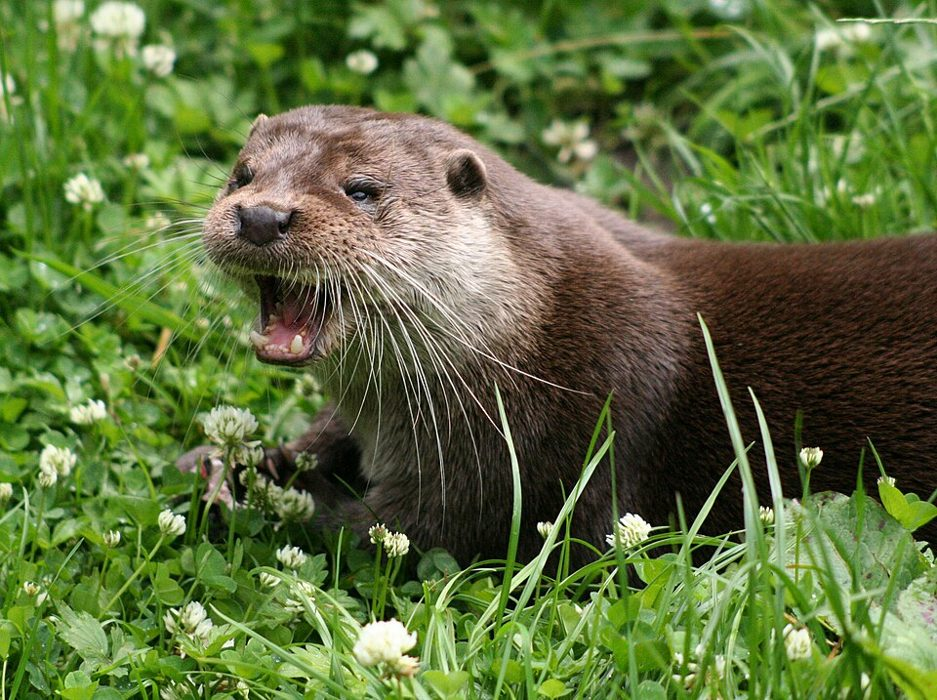
#> input picture assets/bilder/fischotter_farbe.jpg, 937 x 700 px
$ python -i build_lernapp.py   (imports and definitions only)
#> lines starting #> are read from the running program, lines starting #| are printed output that depends on the picture
#!/usr/bin/env python3
"""Erzeugt die Lern-App fürs Smartphone (lernapp/) aus inhalt/*.json.

Eine HTML-Datei mit allen Inhalten, Schrift und Bildern (offline nutzbar),
dazu Manifest, Service Worker und Icons für „Zum Startbildschirm“.
Merkkarten (Input/Merkblatt), Strategiekarten, Checkliste K1–K6, Wörterhilfe,
Lernweg-Blätter und Interviews kommen aus den bestehenden Inhaltsdateien;
app-eigene Texte und Übungen aus inhalt/lernapp.json.

Prüft vor dem Schreiben: Sperrliste (Probearbeit, Klassenarbeiten,
Gelingensnachweise, Kiosk-Lösungen zu Blatt 1–9 dürfen nicht vorkommen) und
Stimmigkeit der Übungen. Danach Browsertest bei 390 × 844 (Playwright):
kein seitliches Scrollen, Tippflächen, keine Netzanfragen, jede Übung lösbar,
offline nach dem ersten Laden.

Aufruf: python tools/build_lernapp.py           (erzeugen und prüfen)
        python tools/build_lernapp.py --ohne-test
"""
import base64
import hashlib
import io
import json
import re
import sys
from datetime import date
from pathlib import Path

ROOT = Path(__file__).resolve().parent.parent
OUT = ROOT / "lernapp"
VORLAGE = ROOT / "tools" / "vorlagen" / "lernapp_vorlage.html"
MARK = re.compile(r"\[\[([^|\]]+)\|([^\]]+)\]\]")
BEISPIELE = {"angola-giraffe": "training_giraffe.json"}


def j(name):
    return json.loads((ROOT / "inhalt" / name).read_text(encoding="utf-8"))


def b64(data: bytes) -> str:
    return base64.b64encode(data).decode("ascii")


# [248 lines left out: functions font_css, bilder, daten, pruefe_inhalt, not called in this run]


# ------------------------------------------------------------------ Ausgabe
MANIFEST = {
    "name": "Zootiere",
    "short_name": "Zootiere",
    "description": "Lernbegleiter zur Deutsch-Reihe Zootiere, Jahrgang 5",
    "lang": "de",
    "start_url": "./",
    "scope": "./",
    "display": "standalone",
    "orientation": "portrait",
    "background_color": "#F5F4F1",
    "theme_color": "#2C3D4C",
    "icons": [
        {"src": "icon-192.png", "sizes": "192x192", "type": "image/png"},
        {"src": "icon-512.png", "sizes": "512x512", "type": "image/png"},
        {"src": "icon-512.png", "sizes": "512x512", "type": "image/png", "purpose": "maskable"},
    ],
}

SW = """/* Service Worker der Lern-App: speichert die App für die Offline-Nutzung. */
const CACHE = "zootiere-lernapp-%s";
const FILES = ["./", "./index.html", "./manifest.webmanifest", "./icon-192.png", "./icon-512.png"];
self.addEventListener("install", e => { e.waitUntil(caches.open(CACHE).then(c => c.addAll(FILES)).then(() => self.skipWaiting())); });
self.addEventListener("activate", e => { e.waitUntil(caches.keys().then(ks => Promise.all(ks.filter(k => k !== CACHE).map(k => caches.delete(k)))).then(() => self.clients.claim())); });
self.addEventListener("fetch", e => {
  if (e.request.method !== "GET") return;
  const url = new URL(e.request.url);
  if (url.origin !== location.origin) return;
  if (e.request.mode === "navigate") {
    e.respondWith(fetch(e.request).then(r => { const copy = r.clone(); caches.open(CACHE).then(c => c.put("./index.html", copy)); return r; }).catch(() => caches.match("./index.html")));
    return;
  }
  e.respondWith(caches.match(e.request).then(r => r || fetch(e.request)));
});
"""

ICON_HTML = """<!doctype html><html><head><style>%s
html,body{margin:0}
.i{width:512px;height:512px;background:#2C3D4C;display:flex;flex-direction:column;align-items:center;justify-content:center;font-family:Andika;color:#fff}
.i b{font-size:150px;line-height:1;letter-spacing:-2px}
.i span{display:block;width:220px;height:22px;border-radius:11px;background:#D97A4A;margin-top:34px}
.i em{font-style:normal;font-size:54px;margin-top:26px;color:#D0DCE6}
</style></head><body><div class="i"><b>Zoo</b><span></span><em>Deutsch 5</em></div></body></html>"""


# [29 lines left out: functions icons, schreiben, not called in this run]


# ------------------------------------------------------------------ Browsertest
def browsertest(data: dict, shots: Path | None = None):
    import http.server
    import socketserver
    import threading
    from functools import partial
    from playwright.sync_api import sync_playwright

    handler = partial(http.server.SimpleHTTPRequestHandler, directory=str(OUT))
    http.server.SimpleHTTPRequestHandler.log_message = lambda *a: None
    srv = socketserver.TCPServer(("127.0.0.1", 0), handler)
    port = srv.server_address[1]
    threading.Thread(target=srv.serve_forever, daemon=True).start()
    base = f"http://127.0.0.1:{port}/"
    fehler, fremd = [], []

    def shot(pg, name):
        if shots:
            pg.screenshot(path=str(shots / f"{name}.png"), full_page=True)

    # [11 lines left out: function overflow, not called in this run]

    with sync_playwright() as pw:
        br = pw.chromium.launch()
        ctx = br.new_context(viewport={"width": 390, "height": 844}, device_scale_factor=2, is_mobile=True, has_touch=True, locale="de-DE")
        ctx.on("request", lambda r: fremd.append(r.url) if not r.url.startswith(base) and not r.url.startswith("data:") else None)
        pg = ctx.new_page()
        errs = []
        pg.on("pageerror", lambda e: errs.append(str(e)))
        pg.goto(base)  # erster Aufruf: Hinweis wird ausdrücklich geprüft
        pg.locator("#popup").wait_for(state="visible", timeout=3000)
        if "Schultasche" not in pg.inner_text("#popup"):
            fehler.append("Hinweis beim Öffnen: Text fehlt")
        shot(pg, "popup")
        pg.locator("#popOk").click()
        # Rückkehr aus dem Hintergrund nach mehr als 5 Minuten: Hinweis erscheint erneut
        pg.evaluate("""() => { const real = Date.now; Object.defineProperty(document, 'hidden', {configurable: true, get: () => true});
            document.dispatchEvent(new Event('visibilitychange'));
            Date.now = () => real() + 6 * 60 * 1000;
            Object.defineProperty(document, 'hidden', {configurable: true, get: () => false});
            document.dispatchEvent(new Event('visibilitychange')); Date.now = real; }""")
        if not pg.locator("#popup").is_visible():
            fehler.append("Hinweis erscheint nach Rückkehr aus dem Hintergrund nicht")
        else:
            pg.locator("#popOk").click()
        pg.evaluate("navigator.serviceWorker.ready")
        pg.wait_for_timeout(300)

        # Tabs
        for tab in ["weg", "wissen/e1", "wissen/e2", "wissen/e3", "wissen/strategien", "wissen/pruefen", "wissen/woerter", "ueben", "raetsel", "raetsel/silben", "raetsel/memory", "raetsel/suchsel", "raetsel/werbinich", "zuhause", "info"]:
            geh(pg, base + "#/" + tab)
            pg.wait_for_timeout(120)
            overflow(pg, tab)
            shot(pg, "tab_" + tab.replace("/", "_"))
        # Merkkarte: Antwort aufdecken
        geh(pg, base + "#/wissen/e1")
        n = pg.locator("[data-reveal]").count()
        if n != sum(1 for a in data["wissen"]["etappen"][0]["abschnitte"] for b in a["bloecke"] if b[0] == "Gesicherte Antwort"):
            fehler.append("Wissen: Zahl der Antwort-Knöpfe stimmt nicht")
        pg.locator("[data-reveal]").first.click()
        # Lernweg: Haken setzen und behalten
        geh(pg, base + "#/weg")
        pg.locator("input[data-k]").first.check()
        pg.reload()
        weg_mit_hinweis(pg)
        pg.wait_for_timeout(200)
        if not pg.locator("input[data-k]").first.is_checked():
            fehler.append("Mein Weg: Haken wird nicht gespeichert")

        # Jede Übung durchspielen
        for u in data["uebungen"]:
            geh(pg, base + "#/ueben/" + u["id"])
            pg.wait_for_timeout(100)
            overflow(pg, u["id"])
            shot(pg, "ex_" + u["id"] + "_start")
            try:
                spiele(pg, u, data)
            except Exception as e:  # noqa: BLE001
                fehler.append(f"{u['id']}: nicht lösbar ({e})")
                continue
            if not pg.locator(".done-card").count():
                fehler.append(f"{u['id']}: Abschluss erscheint nicht")
            shot(pg, "ex_" + u["id"] + "_ende")

        # Einfache Fassung: per Link einschalten, Lernweg mit F-Blättern, Übungen kürzer
        geh(pg, base + "?einfach=1#/weg")
        if "Blatt 1F" not in pg.inner_text("main") or "Einfache Fassung" not in pg.inner_text("header"):
            fehler.append("Einfache Fassung: Lernweg ohne F-Blätter oder ohne Kennzeichnung")
        shot(pg, "einfach_weg")
        geh(pg, base + "#/wissen/e1")
        if not pg.locator("details.mehr").count():
            fehler.append("Einfache Fassung: Merkkarte F fehlt")
        shot(pg, "einfach_wissen")
        for u in data["uebungen"]:
            geh(pg, base + "#/ueben/" + u["id"])
            pg.wait_for_timeout(80)
            try:
                spiele(pg, u, data, einfach=True)
            except Exception as e:  # noqa: BLE001
                fehler.append(f"{u['id']} (einfach): nicht lösbar ({e})")
                continue
            if not pg.locator(".done-card").count():
                fehler.append(f"{u['id']} (einfach): Abschluss erscheint nicht")
            if u["id"] in ("e1-detektiv", "e1-quiz"):
                shot(pg, "einfach_" + u["id"])
        geh(pg, base + "?einfach=0#/info")
        if pg.locator("#einfach").is_checked():
            fehler.append("Einfache Fassung: ?einfach=0 schaltet nicht aus")

        # Rätsel lösen
        spiele_testen(pg, data, fehler, shot)
        geh(pg, base + "#/raetsel/buchstaben")
        for _ in range(2):
            hinweis = pg.locator(".card .label + div").first.inner_text()
            wort = next(w for w, h in data["raetsel"]["woerter"] if h.replace("*", "") == hinweis)
            for ch in wort.upper():
                pg.locator(f".letter:not([disabled]):text-is('{ch}')").first.click()
            if not pg.locator(".fb.ok").count():
                fehler.append(f"Rätsel {wort}: nicht lösbar")
            shot(pg, "raetsel_geloest")
            pg.locator("#next").click()

        # Elterninfo: alle Sprachen, Arabisch von rechts nach links, KI-Hinweis
        geh(pg, base + "#/info")
        for sp in data["elterninfo"]["sprachen"]:
            pg.locator(f"[data-lang='{sp['code']}']").click()
            box = pg.locator(".elterninfo")
            if box.get_attribute("lang") != sp["code"] or len(sp["absaetze"]) + bool(sp.get("hinweis_uebersetzung")) != box.locator("p").count():
                fehler.append(f"Elterninfo {sp['code']}: Text fehlt")
            if box.get_attribute("dir") != ("rtl" if sp.get("rtl") else "ltr"):
                fehler.append(f"Elterninfo {sp['code']}: Schreibrichtung falsch")
            overflow(pg, "info_" + sp["code"])
            shot(pg, "info_" + sp["code"])
        pg.reload()
        weg_mit_hinweis(pg)
        if pg.locator(".elterninfo").get_attribute("lang") != data["elterninfo"]["sprachen"][-1]["code"]:
            fehler.append("Elterninfo: Sprachwahl wird nicht gespeichert")

        # Zuhause: Plan speichern
        geh(pg, base + "#/zuhause")
        pg.fill("[data-pf=tier]", "Amsel")
        pg.reload()
        weg_mit_hinweis(pg)
        if pg.input_value("[data-pf=tier]") != "Amsel":
            fehler.append("Zuhause: Plan wird nicht gespeichert")

        # Offline nach erstem Laden
        ctx.set_offline(True)
        geh(pg, base + "#/wissen/e2")
        pg.wait_for_timeout(300)
        if "Sachlich" not in pg.inner_text("main"):
            fehler.append("Offline: App lädt nicht")
        ctx.set_offline(False)
        if errs:
            fehler += ["JS-Fehler: " + e for e in errs[:5]]
        br.close()
    srv.shutdown()
    if fremd:
        fehler.append("Netzanfragen nach außen: " + ", ".join(sorted(set(fremd))[:5]))
    if fehler:
        raise SystemExit("Lernapp – Browsertest fehlgeschlagen:\n  " + "\n  ".join(fehler))
    print(f"ok: Browsertest 390×844 ({len(data['uebungen'])} Übungen normal und einfach, 5 Spiele gelöst, Tabs, Speichern, offline, keine Netzanfragen)")


# [166 lines left out: functions spiele_testen, geh, weg_mit_hinweis, loese_detektiv, spiele, main, not called in this run]


# [2 lines not run here, left out]

>>> import cv2
>>> picture = cv2.imread('../assets/bilder/fischotter_farbe.jpg', cv2.IMREAD_GRAYSCALE)
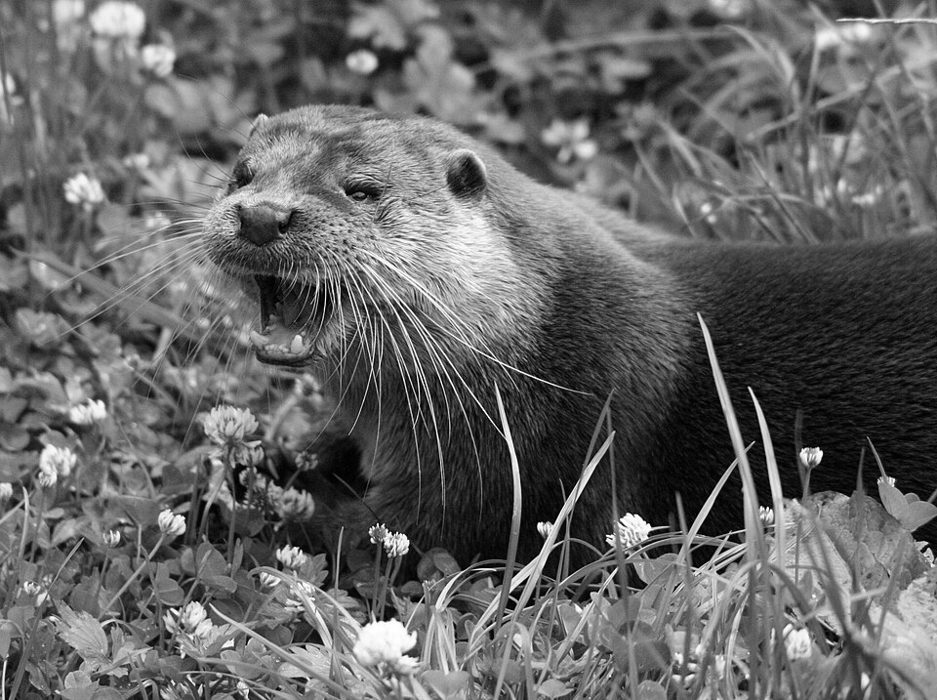
#> picture: shape (700, 937); min 0, max 255, mean 101.4
#> (the run stopped early here; a loop or call above may not have finished)
